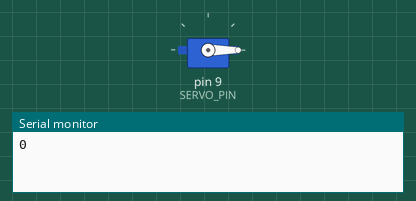
Simulated run of this sketch. Board: Arduino Uno, built with avr-gcc and run on an emulated ATmega328P. On the bench: servo, the last lines printed to the serial monitor.

Above: at 0.05 s.
At 0.5 s:
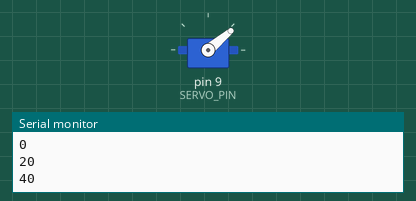
At 1.0 s:
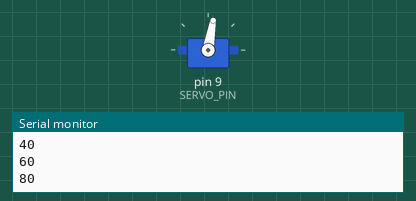
At 2.0 s:
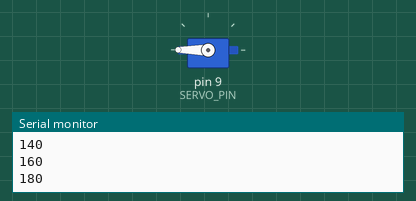
Timing chart, 0 to 4.6 s (numbered marks = the images above):
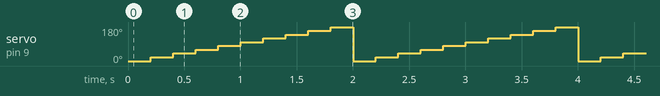

Measured:
- by itself, servo on pin 9 (SERVO_PIN): repeats every 2.0 s: 40° 0.20 s, 60° 0.20 s, 80° 0.20 s, 100° 0.20 s, 120° 0.20 s, 140° 0.20 s, 160° 0.20 s, 180° 0.20 s, 0° 0.20 s, 20° 0.20 s

The sketch:

arduinoDrive.ino
```cpp
#include <Servo.h>

#define SERIAL_ADDRESS 9600
#define SERVO_PIN 9

Servo servo;

int currentAngle = 0;

void setup() {
  Serial.begin(SERIAL_ADDRESS);
  servo.attach(SERVO_PIN);

  servo.write(0);
  currentAngle = 0;
}

void loop(){
  if (currentAngle > 180) {
    currentAngle = 0;
  }
  Serial.println(currentAngle);
  servo.write(currentAngle);
  delay(200);
  currentAngle = currentAngle + 20;
}
```
